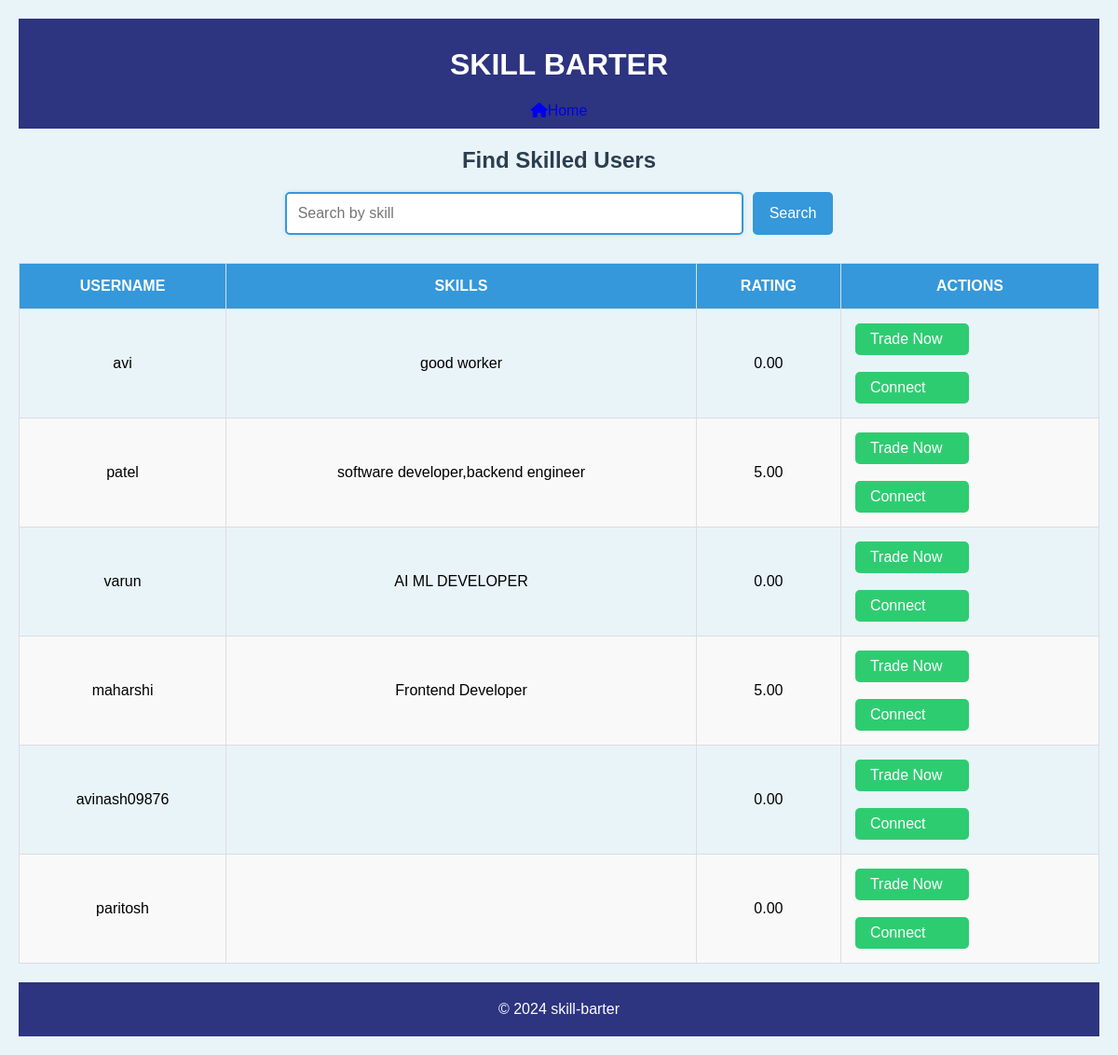
/accounts/search/ (signed in), run on the app's committed database.
### accounts/models.py (models this page shows, shortened)
class Profile(models.Model):
    user = models.OneToOneField(User, on_delete=models.CASCADE)
    profile_picture = models.ImageField(upload_to='profile_pics/', default='default.jpg')
    skills = models.TextField(blank=True)
    experience = models.PositiveIntegerField(default=0)  # Years of experience
    rating = models.DecimalField(max_digits=3, decimal_places=2, default=0.00)  # User rating (0-5)

### accounts/views.py (the view)
# urls.py: path('search/', views.search_profiles, name='search'),
@login_required
def search_profiles(request):
    query = request.GET.get('q')
    current_user_skills = Skill.objects.filter(user=request.user).values_list('skill_name', flat=True)
    if query:
        profiles = Profile.objects.filter(
            (Q(skills__icontains=query) | Q(user__username__icontains=query)) &
            ~Q(skills__in=current_user_skills)
        )
    else:
        profiles = Profile.objects.exclude(skills__in=current_user_skills)
    return render(request, 'accounts/search.html', {'profiles': profiles})

### accounts/templates/accounts/search.html (shortened to what this page needs)
{% extends 'base_profile.html' %}
{% block content %}
<div class="container">
    <h2>Find Skilled Users</h2>
    <form method="GET" action="{% url 'search' %}">
        <input type="text" name="q" placeholder="Search by skill">
        <button type="submit">Search</button>
    </form>
    {% if profiles %}
        <table>
            <thead>
                <tr>
                    <th>Username</th>
                    <th>Skills</th>
                    <th>Rating</th>
                    <th>Actions</th>
                </tr>
            </thead>
            <tbody>
                {% for profile in profiles %}
                    <tr>
                        <td>{{ profile.user.username }}</td>
                        <td>{{ profile.skills }}</td>
                        <td>{{ profile.rating }}</td>
                        <td class="action-buttons">
                            <a href="{% url 'initiate_trade' %}">Trade Now</a>
                            <br>
                            <a href="{% url 'send_message_detail' profile.user.id %}">Connect</a>
                        </td>
                    </tr>
                {% endfor %}
            </tbody>
        </table>
    {% else %}
        <p class="no-results">No results found</p>
    {% endif %}
</div>
{% endblock %}

### accounts/static/css/style.css (style rules this page uses)
body { font-family: Arial, sans-serif; margin: 0; padding: 0; background-color: #f4f4f4; }

### accounts/templates/accounts/search.html (style rules this page uses)
body { font-family: Arial, sans-serif; background-color: #e9f4f9; margin: 0; padding: 20px; }
h2 { color: #2c3e50; margin-bottom: 20px; text-align: center; }
form { margin-bottom: 30px; display: flex; justify-content: center; gap: 10px; }
input[type="text"] { padding: 12px; width: 40%; border: 2px solid #3498db; border-radius: 5px; font-size: 16px; box-shadow: 0 0 5px rgba(0, 0, 0, 0.1); }
button { padding: 12px 18px; background-color: #3498db; color: white; border: none; border-radius: 5px; cursor: pointer; font-size: 16px; }
table { width: 100%; border-collapse: collapse; margin-top: 20px; }
table, th, td { border: 1px solid #ddd; }
th, td { padding: 15px; text-align: center; }
th { background-color: #3498db; color: white; text-transform: uppercase; }
tr:nth-child(even) { background-color: #f9f9f9; }
.action-buttons a { padding: 8px 16px; background-color: #2ecc71; color: white; text-decoration: none; border-radius: 5px; margin-right: 10px; display: flex; width: 90px; }

### data on the page
Profile: user.username "avi", skills "good worker", rating "0.00"
Profile: user.username "patel", skills "software developer,backend engineer", rating "5.00"
Profile: user.username "varun", skills "AI ML DEVELOPER", rating "0.00"
Profile: user.username "maharshi", skills "Frontend Developer", rating "5.00"
Profile: user.username "avinash09876", rating "0.00"
Profile: user.username "paritosh", rating "0.00"
